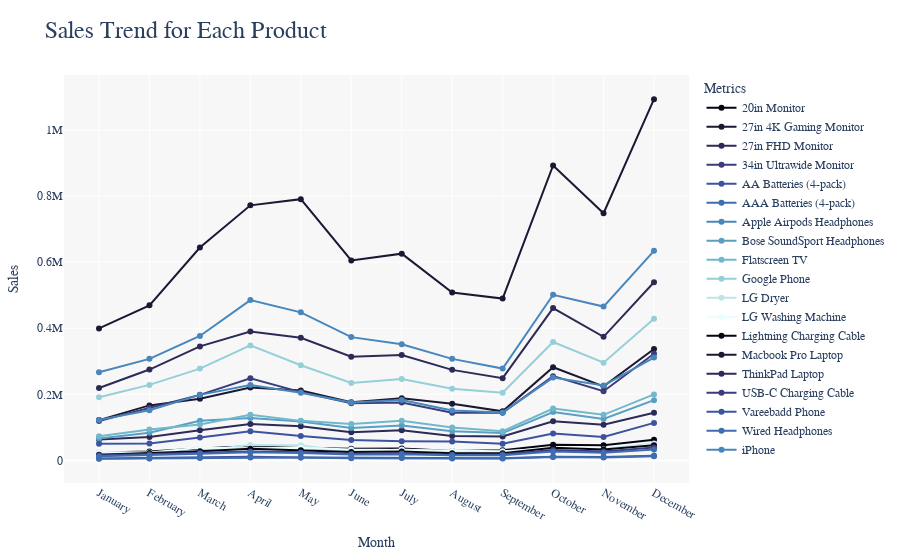

The notebook cell saved with this chart:
### Markdown cell above
## 8. Sales Trend for each product

### Code cell
product_month_sales = maindf.groupby(['Product', 'Month'])['Sales'].sum().reset_index()

fig = px.line(
    product_month_sales,
    x='Month',
    y='Sales',
    color='Product',
    title='Sales Trend for Each Product',
    labels={'Month': 'Month', 'Sales': 'Total Sales ($)', 'Product': 'Product'},
    markers=True,
    color_discrete_sequence=px.colors.sequential.ice
)


fig.update_layout(
    title_font=dict(size=24),
    font_family="Arial Black",
    xaxis_title="Month", 
    xaxis=dict(
        tickvals=list(range(1, 13)),
        ticktext=[
            'January', 'February', 'March', 'April', 'May', 'June', 
            'July', 'August', 'September', 'October', 'November', 'December'
        ]
    ),
    yaxis_title="Sales",
    legend_title="Metrics",
    margin=dict(t=75, l=25, r=25, b=25),
    plot_bgcolor="rgba( 245, 245, 245, 0.8)",
    height= 600
)

fig.show()
fig.write_html("productsales_by_month_line.html")

### Figure 1 — Plotly figure (JSON) as saved in the notebook; plotly's stock layout.template omitted (floating-point values rounded to 4 significant figures)
{"data": [{"hovertemplate": "Product=20in Monitor<br>Month=%{x}<br>Total Sales ($)=%{y}<extra></extra>", "legendgroup": "20in Monitor", "line": {"color": "rgb(3, 5, 18)", "dash": "solid"}, "marker": {"symbol": "circle"}, "mode": "lines+markers", "name": "20in Monitor", "orientation": "v", "showlegend": true, "type": "scatter", "x": [1, 2, 3, 4, 5, 6, 7, 8, 9, 10, 11, 12], "xaxis": "x", "y": [23980.0, 27060.0, 35860.0, 43230.0, 37510.0, 35420.0, 35970.0, 28710.0, 30470.0, 47190.0, 46200.0, 62580.0], "yaxis": "y"}, {"hovertemplate": "Product=27in 4K Gaming Monitor<br>Month=%{x}<br>Total Sales ($)=%{y}<extra></extra>", "legendgroup": "27in 4K Gaming Monitor", "line": {"color": "rgb(25, 25, 51)", "dash": "solid"}, "marker": {"symbol": "circle"}, "mode": "lines+markers", "name": "27in 4K Gaming Monitor", "orientation": "v", "showlegend": true, "type": "scatter", "x": [1, 2, 3, 4, 5, 6, 7, 8, 9, 10, 11, 12], "xaxis": "x", "y": [122100.0, 166500.0, 186800.0, 220700.0, 211400.0, 175900.0, 188400.0, 171600.0, 148600.0, 282000.0, 224200.0, 337000.0], "yaxis": "y"}, {"hovertemplate": "Product=27in FHD Monitor<br>Month=%{x}<br>Total Sales ($)=%{y}<extra></extra>", "legendgroup": "27in FHD Monitor", "line": {"color": "rgb(44, 42, 87)", "dash": "solid"}, "marker": {"symbol": "circle"}, "mode": "lines+markers", "name": "27in FHD Monitor", "orientation": "v", "showlegend": true, "type": "scatter", "x": [1, 2, 3, 4, 5, 6, 7, 8, 9, 10, 11, 12], "xaxis": "x", "y": [63300.0, 71250.0, 91190.0, 110400.0, 103300.0, 85040.0, 91040.0, 73650.0, 72450.0, 118600.0, 107800.0, 144300.0], "yaxis": "y"}, {"hovertemplate": "Product=34in Ultrawide Monitor<br>Month=%{x}<br>Total Sales ($)=%{y}<extra></extra>", "legendgroup": "34in Ultrawide Monitor", "line": {"color": "rgb(58, 60, 125)", "dash": "solid"}, "marker": {"symbol": "circle"}, "mode": "lines+markers", "name": "34in Ultrawide Monitor", "orientation": "v", "showlegend": true, "type": "scatter", "x": [1, 2, 3, 4, 5, 6, 7, 8, 9, 10, 11, 12], "xaxis": "x", "y": [119300.0, 158800.0, 198400.0, 248500.0, 206700.0, 172900.0, 175600.0, 144400.0, 144000.0, 255000.0, 209400.0, 322600.0], "yaxis": "y"}, {"hovertemplate": "Product=AA Batteries (4-pack)<br>Month=%{x}<br>Total Sales ($)=%{y}<extra></extra>", "legendgroup": "AA Batteries (4-pack)", "line": {"color": "rgb(62, 83, 160)", "dash": "solid"}, "marker": {"symbol": "circle"}, "mode": "lines+markers", "name": "AA Batteries (4-pack)", "orientation": "v", "showlegend": true, "type": "scatter", "x": [1, 2, 3, 4, 5, 6, 7, 8, 9, 10, 11, 12], "xaxis": "x", "y": [5468.0, 6662.0, 8509.0, 10830.0, 9155.0, 8049.0, 7953.0, 7020.0, 6801.0, 11290.0, 10080, 14300.0], "yaxis": "y"}, {"hovertemplate": "Product=AAA Batteries (4-pack)<br>Month=%{x}<br>Total Sales ($)=%{y}<extra></extra>", "legendgroup": "AAA Batteries (4-pack)", "line": {"color": "rgb(62, 109, 178)", "dash": "solid"}, "marker": {"symbol": "circle"}, "mode": "lines+markers", "name": "AAA Batteries (4-pack)", "orientation": "v", "showlegend": true, "type": "scatter", "x": [1, 2, 3, 4, 5, 6, 7, 8, 9, 10, 11, 12], "xaxis": "x", "y": [4784, 5896.0, 7412.0, 8788.0, 8752.0, 6464.0, 7071.0, 6043.0, 5750.0, 10060.0, 9045.0, 12680.0], "yaxis": "y"}, {"hovertemplate": "Product=Apple Airpods Headphones<br>Month=%{x}<br>Total Sales ($)=%{y}<extra></extra>", "legendgroup": "Apple Airpods Headphones", "line": {"color": "rgb(72, 134, 187)", "dash": "solid"}, "marker": {"symbol": "circle"}, "mode": "lines+markers", "name": "Apple Airpods Headphones", "orientation": "v", "showlegend": true, "type": "scatter", "x": [1, 2, 3, 4, 5, 6, 7, 8, 9, 10, 11, 12], "xaxis": "x", "y": [122700, 151800, 198300, 227850, 204750, 175050, 183000, 151350, 145350, 250650, 226950, 311400], "yaxis": "y"}, {"hovertemplate": "Product=Bose SoundSport Headphones<br>Month=%{x}<br>Total Sales ($)=%{y}<extra></extra>", "legendgroup": "Bose SoundSport Headphones", "line": {"color": "rgb(89, 159, 196)", "dash": "solid"}, "marker": {"symbol": "circle"}, "mode": "lines+markers", "name": "Bose SoundSport Headphones", "orientation": "v", "showlegend": true, "type": "scatter", "x": [1, 2, 3, 4, 5, 6, 7, 8, 9, 10, 11, 12], "xaxis": "x", "y": [66190.0, 84090.0, 119800.0, 128700.0, 117600.0, 98290.0, 106000.0, 88090.0, 82790.0, 146500.0, 125200.0, 182400.0], "yaxis": "y"}, {"hovertemplate": "Product=Flatscreen TV<br>Month=%{x}<br>Total Sales ($)=%{y}<extra></extra>", "legendgroup": "Flatscreen TV", "line": {"color": "rgb(114, 184, 205)", "dash": "solid"}, "marker": {"symbol": "circle"}, "mode": "lines+markers", "name": "Flatscreen TV", "orientation": "v", "showlegend": true, "type": "scatter", "x": [1, 2, 3, 4, 5, 6, 7, 8, 9, 10, 11, 12], "xaxis": "x", "y": [73200, 93900, 108600, 138000, 119700, 110100, 119700, 99300, 88200, 157200, 138000, 199800], "yaxis": "y"}, {"hovertemplate": "Product=Google Phone<br>Month=%{x}<br>Total Sales ($)=%{y}<extra></extra>", "legendgroup": "Google Phone", "line": {"color": "rgb(149, 207, 216)", "dash": "solid"}, "marker": {"symbol": "circle"}, "mode": "lines+markers", "name": "Google Phone", "orientation": "v", "showlegend": true, "type": "scatter", "x": [1, 2, 3, 4, 5, 6, 7, 8, 9, 10, 11, 12], "xaxis": "x", "y": [191400, 228600, 277800, 348000, 288000, 234600, 246600, 216600, 204600, 358200, 295800, 429000], "yaxis": "y"}, {"hovertemplate": "Product=LG Dryer<br>Month=%{x}<br>Total Sales ($)=%{y}<extra></extra>", "legendgroup": "LG Dryer", "line": {"color": "rgb(192, 229, 232)", "dash": "solid"}, "marker": {"symbol": "circle"}, "mode": "lines+markers", "name": "LG Dryer", "orientation": "v", "showlegend": true, "type": "scatter", "x": [1, 2, 3, 4, 5, 6, 7, 8, 9, 10, 11, 12], "xaxis": "x", "y": [23400, 22800, 29400, 46800, 45600, 25800, 33000, 27600, 18000, 30000, 33600, 51600], "yaxis": "y"}, {"hovertemplate": "Product=LG Washing Machine<br>Month=%{x}<br>Total Sales ($)=%{y}<extra></extra>", "legendgroup": "LG Washing Machine", "line": {"color": "rgb(234, 252, 253)", "dash": "solid"}, "marker": {"symbol": "circle"}, "mode": "lines+markers", "name": "LG Washing Machine", "orientation": "v", "showlegend": true, "type": "scatter", "x": [1, 2, 3, 4, 5, 6, 7, 8, 9, 10, 11, 12], "xaxis": "x", "y": [25200, 24000, 38400, 36600, 38400, 33000, 31200, 28800, 27600, 36600, 31800, 48000], "yaxis": "y"}, {"hovertemplate": "Product=Lightning Charging Cable<br>Month=%{x}<br>Total Sales ($)=%{y}<extra></extra>", "legendgroup": "Lightning Charging Cable", "line": {"color": "rgb(3, 5, 18)", "dash": "solid"}, "marker": {"symbol": "circle"}, "mode": "lines+markers", "name": "Lightning Charging Cable", "orientation": "v", "showlegend": true, "type": "scatter", "x": [1, 2, 3, 4, 5, 6, 7, 8, 9, 10, 11, 12], "xaxis": "x", "y": [17270.0, 22410.0, 28000.0, 35480.0, 31020.0, 25220.0, 27070.0, 21570.0, 21410.0, 38450.0, 33040.0, 46150.0], "yaxis": "y"}, {"hovertemplate": "Product=Macbook Pro Laptop<br>Month=%{x}<br>Total Sales ($)=%{y}<extra></extra>", "legendgroup": "Macbook Pro Laptop", "line": {"color": "rgb(25, 25, 51)", "dash": "solid"}, "marker": {"symbol": "circle"}, "mode": "lines+markers", "name": "Macbook Pro Laptop", "orientation": "v", "showlegend": true, "type": "scatter", "x": [1, 2, 3, 4, 5, 6, 7, 8, 9, 10, 11, 12], "xaxis": "x", "y": [399500, 469200, 644300, 771800, 790500, 605200, 625600, 508300, 489600, 892500, 748000, 1093100], "yaxis": "y"}, {"hovertemplate": "Product=ThinkPad Laptop<br>Month=%{x}<br>Total Sales ($)=%{y}<extra></extra>", "legendgroup": "ThinkPad Laptop", "line": {"color": "rgb(44, 42, 87)", "dash": "solid"}, "marker": {"symbol": "circle"}, "mode": "lines+markers", "name": "ThinkPad Laptop", "orientation": "v", "showlegend": true, "type": "scatter", "x": [1, 2, 3, 4, 5, 6, 7, 8, 9, 10, 11, 12], "xaxis": "x", "y": [219000.0, 275000.0, 345000.0, 390000.0, 371000.0, 314000.0, 319000.0, 274000.0, 249000.0, 461000.0, 374000.0, 539000.0], "yaxis": "y"}, {"hovertemplate": "Product=USB-C Charging Cable<br>Month=%{x}<br>Total Sales ($)=%{y}<extra></extra>", "legendgroup": "USB-C Charging Cable", "line": {"color": "rgb(58, 60, 125)", "dash": "solid"}, "marker": {"symbol": "circle"}, "mode": "lines+markers", "name": "USB-C Charging Cable", "orientation": "v", "showlegend": true, "type": "scatter", "x": [1, 2, 3, 4, 5, 6, 7, 8, 9, 10, 11, 12], "xaxis": "x", "y": [15380.0, 19770.0, 23230.0, 27110.0, 24710.0, 20020.0, 22100.0, 17470.0, 19050.0, 31870.0, 26960.0, 38840.0], "yaxis": "y"}, {"hovertemplate": "Product=Vareebadd Phone<br>Month=%{x}<br>Total Sales ($)=%{y}<extra></extra>", "legendgroup": "Vareebadd Phone", "line": {"color": "rgb(62, 83, 160)", "dash": "solid"}, "marker": {"symbol": "circle"}, "mode": "lines+markers", "name": "Vareebadd Phone", "orientation": "v", "showlegend": true, "type": "scatter", "x": [1, 2, 3, 4, 5, 6, 7, 8, 9, 10, 11, 12], "xaxis": "x", "y": [50400, 51600, 69600, 88000, 74000, 62000, 58400, 57200, 50400, 81200, 70800, 113600], "yaxis": "y"}, {"hovertemplate": "Product=Wired Headphones<br>Month=%{x}<br>Total Sales ($)=%{y}<extra></extra>", "legendgroup": "Wired Headphones", "line": {"color": "rgb(62, 109, 178)", "dash": "solid"}, "marker": {"symbol": "circle"}, "mode": "lines+markers", "name": "Wired Headphones", "orientation": "v", "showlegend": true, "type": "scatter", "x": [1, 2, 3, 4, 5, 6, 7, 8, 9, 10, 11, 12], "xaxis": "x", "y": [13010.0, 15340.0, 19950.0, 24760.0, 22490.0, 17670.0, 18760.0, 15480.0, 15600.0, 27270.0, 23190.0, 32960.0], "yaxis": "y"}, {"hovertemplate": "Product=iPhone<br>Month=%{x}<br>Total Sales ($)=%{y}<extra></extra>", "legendgroup": "iPhone", "line": {"color": "rgb(72, 134, 187)", "dash": "solid"}, "marker": {"symbol": "circle"}, "mode": "lines+markers", "name": "iPhone", "orientation": "v", "showlegend": true, "type": "scatter", "x": [1, 2, 3, 4, 5, 6, 7, 8, 9, 10, 11, 12], "xaxis": "x", "y": [266700, 307300, 376600, 485100, 448000, 373100, 351400, 307300, 277900, 501200, 465500, 634200], "yaxis": "y"}], "layout": {"autosize": true, "font": {"family": "Arial Black"}, "legend": {"title": {"text": "Metrics"}, "tracegroupgap": 0}, "margin": {"b": 25, "l": 25, "r": 25, "t": 75}, "plot_bgcolor": "rgba( 245, 245, 245, 0.8)", "title": {"font": {"size": 24}, "text": "Sales Trend for Each Product"}, "xaxis": {"anchor": "y", "autorange": true, "domain": [0, 1], "range": [0.3212, 12.68], "ticktext": ["January", "February", "March", "April", "May", "June", "July", "August", "September", "October", "November", "December"], "tickvals": [1, 2, 3, 4, 5, 6, 7, 8, 9, 10, 11, 12], "title": {"text": "Month"}, "type": "linear"}, "yaxis": {"anchor": "x", "autorange": true, "domain": [0, 1], "range": [-67460.0, 1165000.0], "title": {"text": "Sales"}, "type": "linear"}}}
